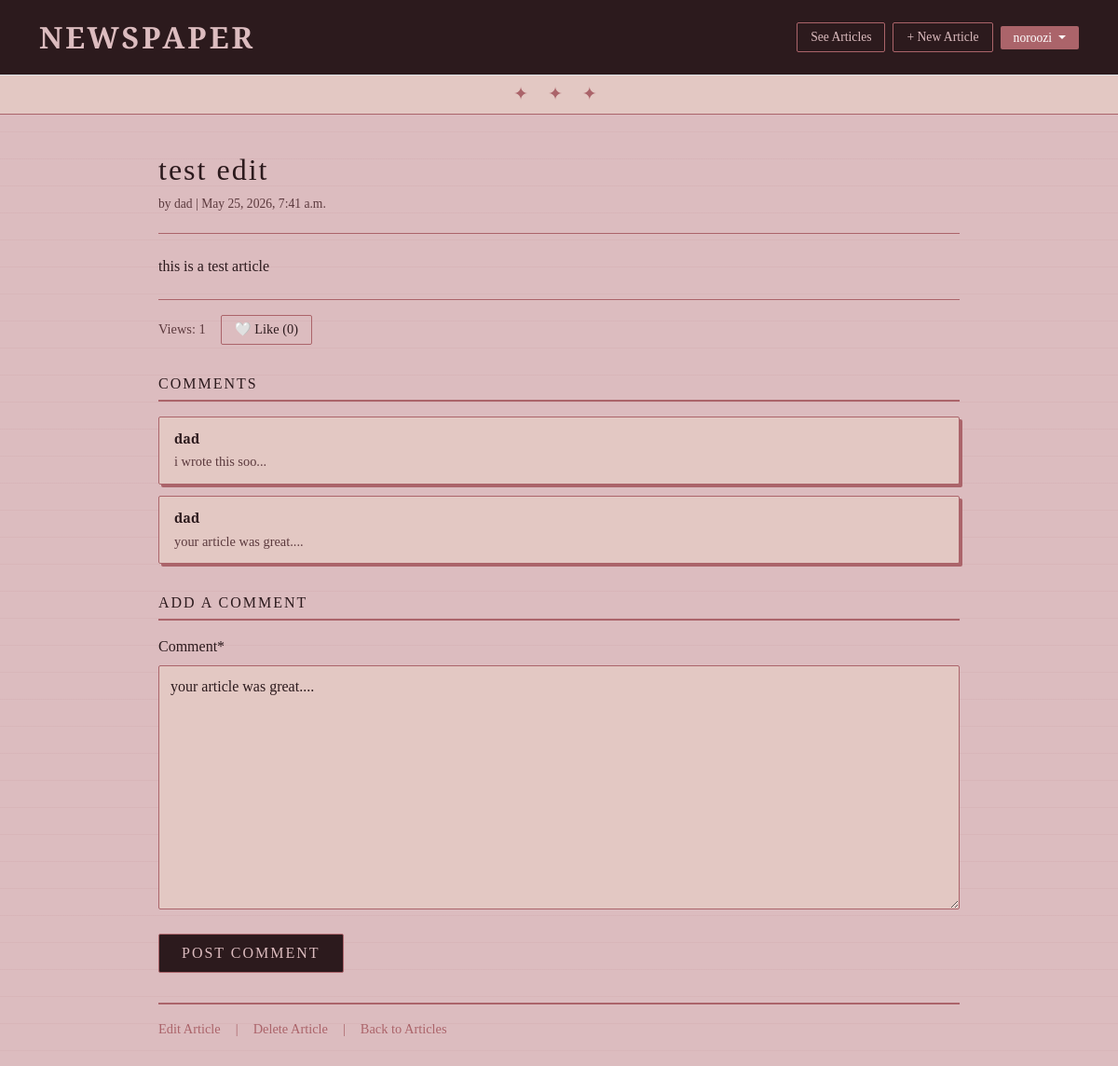
Screenshot of /articles/4/ (signed in) with the database file from the repository.
### accounts/models.py (models this page shows)
class CustomUser(AbstractUser):
    age = models.PositiveIntegerField(null=True, blank=True)

### articles/models.py (models this page shows, shortened)
class Article(models.Model):
    title = models.CharField(max_length=255)
    body = models.TextField()
    date = models.DateTimeField(auto_now_add=True)
    author = models.ForeignKey(
        settings.AUTH_USER_MODEL,
        on_delete=models.CASCADE,
    )
    views = models.IntegerField(default=0)
    viewers = models.ManyToManyField(
        settings.AUTH_USER_MODEL,
        related_name='viewed_articles',
        blank=True
    )
    likes = models.ManyToManyField(
        settings.AUTH_USER_MODEL,
        related_name='liked_articles',
        blank=True
    )

class Comment(models.Model):
    article = models.ForeignKey(
        Article,
        on_delete=models.CASCADE,
    )
    comment = models.TextField(default="your article was great....")
    author = models.ForeignKey(
        settings.AUTH_USER_MODEL,
        on_delete=models.CASCADE,
    )
    def __str__(self):
        return self.comment

### articles/views.py (the view, shortened to what this page needs)
# urls.py: path("<int:pk>/", ArticleDetail.as_view(), name="article_detail"),
class ArticleDetail(mixins.CustomLoginNeededMixin,View):
    def get(self, request, *args, ** kwargs):
        view = CommentGet.as_view()
        return view(request, *args, ** kwargs)

### articles/mixins.py (called while the page is built)
    def dispatch(self, request, *args, **kwargs):
        if not request.user.is_authenticated:
            return redirect(self.login_url)
        return super().dispatch(request, *args, **kwargs)

### articles/views.py (called while the page is built)
    def get_object(self):
        obj = super().get_object()
        if self.request.method == 'GET':
            if self.request.user not in obj.viewers.all():
                obj.views += 1
                obj.viewers.add(self.request.user)# add 1 every visit
                obj.save()      # save to database
        return obj

    def get_context_data(self, **kwargs):
        context = super().get_context_data(**kwargs)
        context['form'] = forms.CommentForm
        return context

### templates/article_detail.html (shortened to what this page needs)
{% extends 'base.html' %}
{% load crispy_forms_tags %}
{% block content %}
    <article>
        <h1>{{ object.title }}</h1>
        <p class="article-meta">by {{ object.author }} | {{ object.date }}</p>
        <div class="article-body">
            {{ object.body }}
        </div>
    </article>
    <div class="article-stats">
        <span>Views: {{ object.views }}</span>
        <form method="post" action="{% url 'article_like' object.pk %}">
            <button type="submit" class="like-btn">
                {% if request.user in object.likes.all %}
                    ❤️ Unlike ({{ object.likes.count }})
                {% else %}
                    🤍 Like ({{ object.likes.count }})
                {% endif %}
            </button>
        </form>
    </div>
    <section class="comments-section">
        <h3>Comments</h3>
        {% for comment in object.comment_set.all %}
            <div class="comment-card">
                <div class="comment-author">{{ comment.author }}</div>
                <div class="comment-text">{{ comment }}</div>
            </div>
        {% empty %}
            <p class="no-comments">No comments yet. Be the first!</p>
        {% endfor %}
    </section>
    <section class="comment-form-section">
        <h3>Add a comment</h3>
        <form method="post" action="">
            {{ form|crispy }}
            <button type="submit" class="btn-submit">Post Comment</button>
        </form>
    </section>
    <div class="article-actions">
        {% if user == object.author or user.is_staff %}
            <a href="{% url 'article_edit' object.pk %}">Edit Article</a>
            <span style="color: var(--border);">|</span>
            <a href="{% url 'article_delete' object.pk %}">Delete Article</a>
            <span style="color: var(--border);">|</span>
        {% endif %}
        <a href="{% url 'article_list' %}">Back to Articles</a>
    </div>
{% endblock %}

### templates/base.html (shortened to what this page needs)
<!DOCTYPE html>
<html>
<head>
    {% block qq %}<link href="https://cdn.jsdelivr.net/npm/bootstrap@5.3.3/dist/css/bootstrap.min.css" rel="stylesheet"/>{% endblock qq %}
</head>
<body>
    <header class="p-3 border-bottom">
        <div class="container">
            <div class="d-flex flex-wrap align-items-center justify-content-between">
                <a href="{% url 'home' %}" class="navbar-brand">Newspaper</a>
                <div class="d-flex align-items-center gap-2">
                    {% if user.is_authenticated %}
                        <a href="{% url 'article_list' %}" class="btn-new">See Articles</a>
                        <a href="{% url 'article_create' %}" class="btn-new">+ New Article</a>
                        <div class="dropdown">
                            <a href="#" class="btn-user dropdown-toggle" id="dropdownUser1" data-bs-toggle="dropdown" aria-expanded="false">
                                {{ user.username }}
                            </a>
                        </div>
                    {% else %}
                        <a href="{% url 'login' %}" class="btn-login">Log In</a>
                        <a href="{% url 'signup' %}" class="btn-signup">Sign Up</a>
                    {% endif %}
                </div>
            </div>
        </div>
    </header>
    <div class="header-divider">✦ ✦ ✦</div>
    <main>
        {% block content %}
        {% endblock content %}
    </main>
</body>
</html>

### templates/base.html (style rules this page uses)
:root { --bg: #dcbcbf; --surface: #e3c8c3; --border: #ab646a; --dark: #2c1a1d; --text: #2c1a1d; --text-light: #5c3a3e; --accent: #ab646a; --accent-hover: #8a4a50; }
* { margin: 0; padding: 0; box-sizing: border-box; }
body { background-color: var(--bg); background-image: repeating-linear-gradient( 0deg, transparent, transparent 28px, rgba(171, 100, 106, 0.07) 28px, rgba(171, 100, 106, 0.07) 29px ); color: var(--text); font-family: Georgia, serif; min-height: 100vh; }
header { background-color: var(--dark); border-bottom: 3px double var(--border) !important; padding: 12px 30px !important; margin-bottom: 0 !important; }
.navbar-brand { color: var(--bg) !important; font-size: 2rem; font-weight: 700; font-family: 'Playfair Display', Georgia, serif; letter-spacing: 3px; text-decoration: none; text-transform: uppercase; }
.header-divider { text-align: center; color: var(--border); font-size: 1.2rem; letter-spacing: 8px; padding: 6px 0; background-color: var(--surface); border-bottom: 1px solid var(--border); }
.btn-new { background-color: transparent; color: var(--bg); border: 1px solid var(--border); padding: 5px 14px; border-radius: 2px; text-decoration: none; font-size: 0.85rem; font-family: 'Playfair Display', serif; transition: 0.3s; }
.btn-user { background-color: var(--accent); color: white !important; border: none; padding: 5px 14px; border-radius: 2px; text-decoration: none; font-size: 0.85rem; font-family: 'Playfair Display', serif; transition: 0.3s; }
main { max-width: 900px; margin: 40px auto; padding: 0 20px; }

### templates/article_detail.html (style rules this page uses)
h1 { font-family: 'Playfair Display', Georgia, serif; color: var(--dark); letter-spacing: 2px; font-size: 2rem; margin-bottom: 8px; }
.article-meta { font-size: 0.85rem; color: var(--text-light); font-family: Georgia, serif; margin-bottom: 20px; }
.article-body { font-family: Georgia, serif; color: var(--dark); line-height: 1.9; font-size: 1rem; border-top: 1px solid var(--border); border-bottom: 1px solid var(--border); padding: 20px 0; margin-bottom: 16px; }
.article-stats { display: flex; align-items: center; gap: 16px; margin-bottom: 24px; font-family: Georgia, serif; font-size: 0.9rem; color: var(--text-light); }
.like-btn { background-color: transparent; border: 1px solid var(--border); border-radius: 2px; padding: 4px 14px; font-family: Georgia, serif; font-size: 0.9rem; color: var(--dark); cursor: pointer; transition: 0.3s; }
.comments-section { margin-top: 32px; }
.comments-section h3 { font-family: 'Playfair Display', Georgia, serif; color: var(--dark); letter-spacing: 2px; text-transform: uppercase; font-size: 1rem; border-bottom: 2px double var(--border); padding-bottom: 8px; margin-bottom: 16px; }
.comment-card { background-color: var(--surface); border: 1px solid var(--border); border-radius: 2px; padding: 12px 16px; margin-bottom: 12px; box-shadow: 3px 3px 0px var(--border); }
.comment-author { font-family: 'Playfair Display', Georgia, serif; font-weight: bold; font-size: 0.9rem; color: var(--dark); margin-bottom: 4px; }
.comment-text { font-family: Georgia, serif; font-size: 0.9rem; color: var(--text-light); }
.comment-form-section { margin-top: 32px; }
.comment-form-section h3 { font-family: 'Playfair Display', Georgia, serif; color: var(--dark); letter-spacing: 2px; text-transform: uppercase; font-size: 1rem; border-bottom: 2px double var(--border); padding-bottom: 8px; margin-bottom: 16px; }
.comment-form-section textarea { background-color: var(--surface); border: 1px solid var(--border); border-radius: 2px; padding: 10px 12px; font-family: Georgia, serif; color: var(--dark); width: 100%; transition: 0.3s; resize: vertical; }
.btn-submit { background-color: var(--dark); color: var(--bg); border: 1px solid var(--border); border-radius: 2px; padding: 8px 24px; font-family: 'Playfair Display', Georgia, serif; letter-spacing: 2px; text-transform: uppercase; cursor: pointer; transition: 0.3s; margin-top: 10px; }
.article-actions { margin-top: 32px; padding-top: 16px; border-top: 2px double var(--border); font-family: Georgia, serif; font-size: 0.9rem; display: flex; gap: 16px; align-items: center; }
.article-actions a { color: var(--accent); text-decoration: none; transition: 0.3s; }

### rows the page displays
CustomUser: username "noroozi"
Article: title "test edit", author "dad", date "May 25, 2026, 7:41 a.m.", body "this is a test article", views "1", likes.count "0"
Comment: author "dad", comment "i wrote this soo..."
Comment: author "dad", comment "your article was great...."
